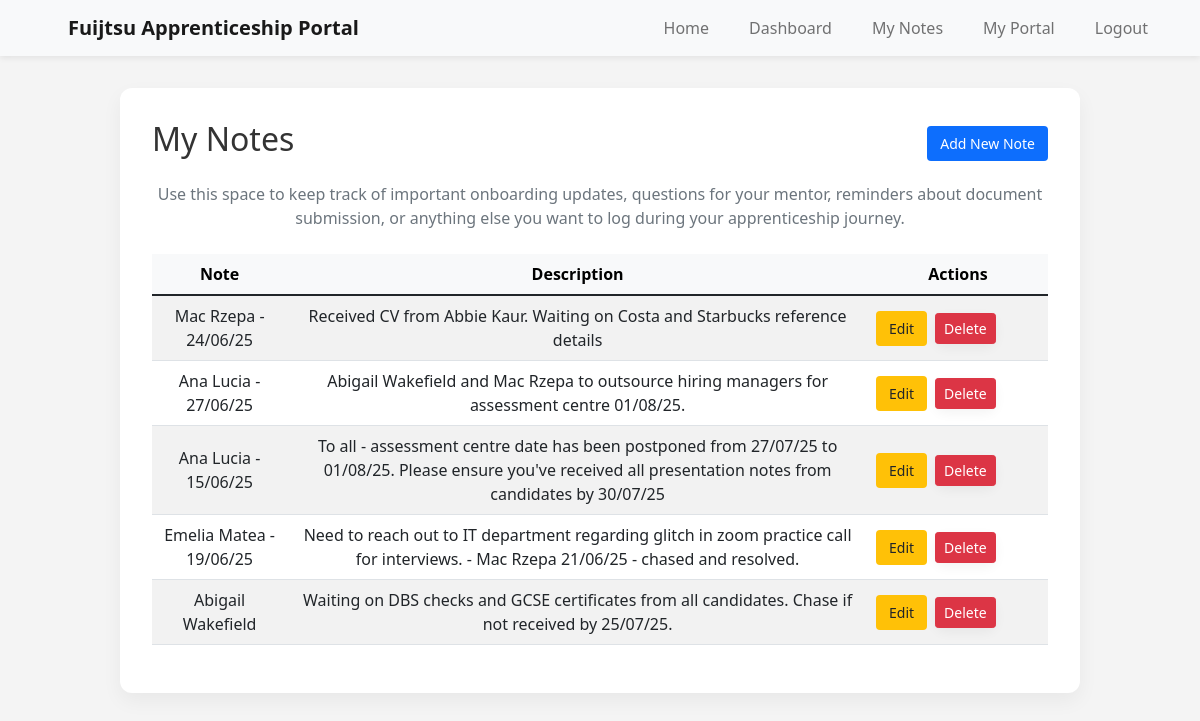
The app's page /notes (signed in) with its own data.
### simple_app/models.py (models this page shows)
class Asset(db.Model):
    __tablename__ = 'assets'
    id = db.Column(db.Integer, primary_key=True) # Unique identifier for assets
    name = db.Column(db.String(100), nullable=False) # Asset name
    description = db.Column(db.String(255), nullable=False) # Asset description
    owner_id = db.Column(db.Integer, db.ForeignKey('users.id'), nullable=False) # Foreign key linking to User
    owner = db.relationship('User', backref='assets')

### simple_app/routes.py (the view)
@main.route('/notes')
def view_notes():
    if not session.get('user_id'):
        return redirect(url_for('main.login'))
    if session.get('user_role') == 'Admin':
        notes = Asset.query.all()
    else:
        notes = Asset.query.filter_by(owner_id=session.get('user_id')).all()
    return render_template('view_notes.html', notes=notes)

### simple_app/templates/view_notes.html (shortened to what this page needs)
{% extends "base.html" %}
{% block content %}
<div class="landing-container">
  <div class="d-flex justify-content-between align-items-center mb-3">
    <h2>My Notes</h2>
    <a href="{{ url_for('main.add_note') }}" class="btn btn-primary">Add New Note</a>
  </div>
  <p class="text-muted">Use this space to keep track of important onboarding updates, questions for your mentor, reminders about document submission, or anything else you want to log during your apprenticeship journey.</p>
  {% if notes %}
  <div class="table-responsive mt-4">
    <table class="table table-striped table-hover align-middle">
      <thead class="table-light">
        <tr>
          <th>Note</th>
          <th>Description</th>
          <th style="width: 180px;">Actions</th>
        </tr>
      </thead>
      <tbody>
        {% for note in notes %}
        <tr>
          <td>{{ note.name }}</td>
          <td>{{ note.description }}</td>
          <td>
                    <div class="d-flex align-items-center gap-2">
                        <a href="{{ url_for('main.edit_note', note_id=note.id) }}" class="btn btn-sm btn-warning">Edit</a>
                        <form action="{{ url_for('main.delete_note', note_id=note.id) }}" method="POST" class="m-0 p-0" onsubmit="return confirm('Are you sure you want to delete this note?');">
                            <button type="submit" class="btn btn-sm btn-danger">Delete</button>
              </form>
            </div>
          </td>
        </tr>
        {% endfor %}
      </tbody>
    </table>
  </div>
  {% else %}
  <p>You haven’t created any notes yet.</p>
  {% endif %}
</div>
{% endblock %}

### simple_app/templates/base.html (shortened to what this page needs)
<!DOCTYPE html>
<html lang="en">
    <head>
        <link rel="stylesheet" href="https://cdn.jsdelivr.net/npm/bootstrap@5.1.3/dist/css/bootstrap.min.css">
        <link rel="stylesheet" href="{{ url_for('static', filename='style.css') }}">
    </head>
<body>
    <nav class="navbar navbar-expand-lg navbar-light bg-light">
        <div class="container-fluid">
            <a class="navbar-brand" href="/">Fuijtsu Apprenticeship Portal</a>
            <div class="collapse navbar-collapse" id="navbarNav">
                <ul class="navbar-nav ms-auto">
                    <li class="nav-item">
                        <a class="nav-link" href="/">Home</a>
                    </li>
                    {% if session.get('user_id') %}
                        <li class="nav-item">
                            <a class="nav-link" href="/dashboard">Dashboard</a>
                        </li>
                        {% if session.get('user_role') == 'User' %}
                            <li class="nav-item">
                                <a class="nav-link" href="/notes">My Notes</a>
                            </li>
                            <li class="nav-item">
                                <a class="nav-link" href="/my-portal">My Portal</a>
                            </li>
                        {% endif %}
                        <li class="nav-item">
                            <a class="nav-link" href="/logout" onclick="return confirm('Are you sure you want to log out?');">Logout</a>
                        </li>
                    {% endif %}
                </ul>
            </div>
        </div>
    </nav>
    <div class="container mt-4">
        {% block content %}
        {% endblock %}
    </div>
</body>
</html>

### simple_app/static/style.css (style rules this page uses)
body { margin: 0; padding: 0; background-color: #f4f4f4 !important; font-family: 'Segoe UI', Tahoma, Geneva, Verdana, sans-serif; color: #333; }
nav { background-color: #ffffff; box-shadow: 0 2px 6px rgba(0, 0, 0, 0.08); padding: 0.8rem 2rem; display: flex; justify-content: space-between; align-items: center; }
nav .navbar-brand { font-weight: bold; color: #ba0c2f; }
nav a { margin-left: 1.5rem; color: #333; text-decoration: none; font-weight: 500; }
.landing-container { max-width: 960px; margin: 2rem auto; padding: 2rem; background: white; border-radius: 12px; box-shadow: 0 8px 20px rgba(0, 0, 0, 0.05); text-align: center; }
form { max-width: 600px; margin: 2rem auto; padding: 2rem; background: #fff; border-radius: 10px; box-shadow: 0 4px 12px rgba(0, 0, 0, 0.05); }
form button { background-color: #ba0c2f; color: #fff; border: none; padding: 0.7rem 1.5rem; border-radius: 6px; cursor: pointer; font-weight: bold; }
a.btn { display: inline-block !important; padding: 0.375rem 0.75rem; font-size: 0.875rem; font-weight: 500; line-height: 1.5; text-align: center; white-space: nowrap; vertical-align: middle; border: 1px solid transparent; border-radius: 0.25rem; transition: background-color 0.15s ease-in-out; }
a.btn-warning { background-color: #ffc107; color: #212529; }

### simple_app/templates/base.html (style rules this page uses)
body { background-color: #f8f9fa; }

### records on screen
Asset: name "Mac Rzepa - 24/06/25", description "Received CV from Abbie Kaur. Waiting on Costa and Starbucks reference details"
Asset: name "Ana Lucia - 27/06/25", description "Abigail Wakefield and Mac Rzepa to outsource hiring managers for assessment centre 01/08/25."
Asset: name "Ana Lucia - 15/06/25", description "To all - assessment centre date has been postponed from 27/07/25 to 01/08/25. Please ensure you've received all presentation notes from candidates by 30/07/25"
Asset: name "Emelia Matea - 19/06/25", description "Need to reach out to IT department regarding glitch in zoom practice call for interviews. - Mac Rzepa 21/06/25 - chased and resolved."
Asset: name "Abigail Wakefield", description "Waiting on DBS checks and GCSE certificates from all candidates. Chase if not received by 25/07/25."
